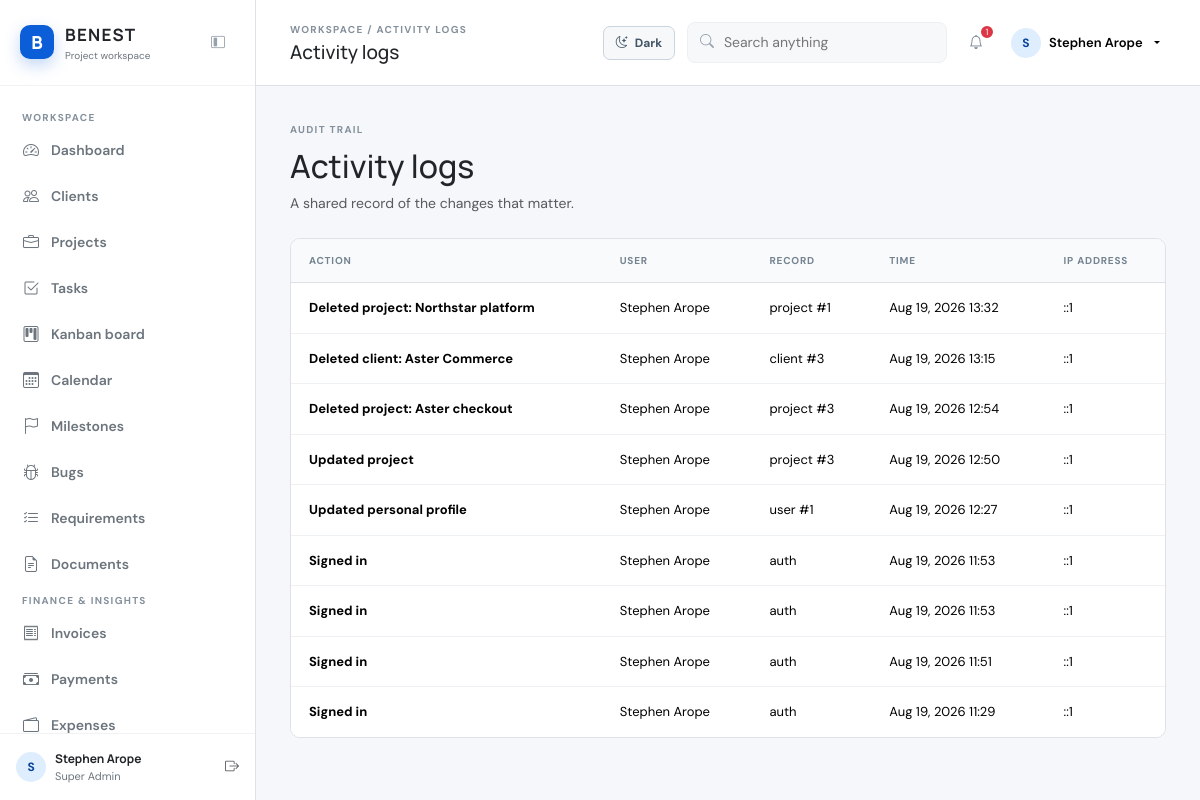
Page /activity-logs.php (signed in) on the committed database.
### tables this page shows
CREATE TABLE `activity_logs` (
  `id` bigint(20) UNSIGNED NOT NULL,
  `user_id` int(10) UNSIGNED DEFAULT NULL,
  `action` varchar(255) NOT NULL,
  `entity_type` varchar(80) NOT NULL,
  `entity_id` int(10) UNSIGNED DEFAULT NULL,
  `ip_address` varchar(45) DEFAULT NULL,
  `created_at` timestamp NOT NULL DEFAULT current_timestamp()
);

CREATE TABLE `users` (
  `id` int(10) UNSIGNED NOT NULL,
  `role_id` int(10) UNSIGNED NOT NULL,
  `name` varchar(120) NOT NULL,
  `email` varchar(190) NOT NULL,
  `password_hash` varchar(255) NOT NULL,
  `status` enum('active','inactive') NOT NULL DEFAULT 'active',
  `created_at` timestamp NOT NULL DEFAULT current_timestamp()
);

### config/config.php (called while the page is built, shortened)
<?php
function e(?string $value): string { return htmlspecialchars($value ?? '', ENT_QUOTES, 'UTF-8'); }
function url(string $path = ''): string { return BASE_URL . '/' . ltrim($path, '/'); }

### includes/auth-check.php (called while the page is built, shortened)
<?php
function current_user(): array { return $_SESSION['user']; }

### activity-logs.php (the view)
<?php $pageTitle='Activity logs'; $activePage='activity-logs'; require_once __DIR__.'/includes/header.php'; $logs=$pdo->query("SELECT a.*,u.name FROM activity_logs a LEFT JOIN users u ON u.id=a.user_id ORDER BY a.created_at DESC LIMIT 40")->fetchAll(); ?><div class="mb-4"><span class="section-kicker">Audit trail</span><h2 class="mt-2">Activity logs</h2><p class="text-muted mb-0">A shared record of the changes that matter.</p></div><div class="table-shell"><div class="table-responsive"><table class="table"><thead><tr><th>Action</th><th>User</th><th>Record</th><th>Time</th><th>IP address</th></tr></thead><tbody><?php foreach($logs as $log): ?><tr><td><span class="table-title"><?= e($log['action']) ?></span></td><td><?= e($log['name']??'System') ?></td><td><?= e($log['entity_type']) ?> <?= $log['entity_id'] ? '#'.e((string)$log['entity_id']) : '' ?></td><td><?= e(date('M d, Y H:i',strtotime($log['created_at']))) ?></td><td><?= e($log['ip_address']??'n/a') ?></td></tr><?php endforeach; ?></tbody></table></div></div><?php require_once __DIR__.'/includes/footer.php'; ?>

### includes/header.php (shortened to what this page needs)
<?php
$pageTitle = $pageTitle ?? 'Dashboard';
$activePage = $activePage ?? 'dashboard';
require_once __DIR__ . '/auth-check.php';
$flashMessages = pull_flash();
$notificationCount = (int) $pdo->query("SELECT COUNT(*) FROM tasks WHERE status <> 'Done' AND due_date <= DATE_ADD(CURDATE(), INTERVAL 7 DAY) AND due_date IS NOT NULL")
	->fetchColumn();
$notificationCount += (int) $pdo->query("SELECT COUNT(*) FROM projects WHERE status NOT IN ('Completed', 'Cancelled') AND due_date <= DATE_ADD(CURDATE(), INTERVAL 30 DAY) AND due_date IS NOT NULL")
	->fetchColumn();
?><!doctype html>
<html lang="en"><head><link href="https://cdn.jsdelivr.net/npm/bootstrap@5.3.3/dist/css/bootstrap.min.css" rel="stylesheet"><link href="https://cdn.jsdelivr.net/npm/bootstrap-icons@1.11.3/font/bootstrap-icons.css" rel="stylesheet"><link href="<?= url('assets/css/app.css') ?>" rel="stylesheet"><link href="<?= url('assets/css/dark-mode.css') ?>" rel="stylesheet"></head><body>
<div class="app-shell"><aside class="sidebar" id="sidebar"><?php require __DIR__ . '/sidebar.php'; ?></aside><main class="main-content"><header class="topbar"><div><p class="eyebrow mb-1">Workspace / <?= e($pageTitle) ?></p><h1 class="page-title mb-0"><?= e($pageTitle) ?></h1></div><div class="topbar-actions"><button class="icon-button theme-toggle" data-theme-toggle type="button" title="Toggle dark mode" aria-label="Toggle dark mode"></button><div class="search-box"><i class="bi bi-search"></i><input id="globalSearch" type="search" placeholder="Search anything"></div><a class="icon-button position-relative" href="<?= url('notifications/') ?>" title="Notifications" aria-label="Notifications"><i class="bi bi-bell"></i><?php if ($notificationCount > 0): ?><span class="notification-count"><?= e((string) min($notificationCount, 99)) ?></span><?php endif; ?></a><div class="dropdown"><button class="profile-chip dropdown-toggle" data-bs-toggle="dropdown"><span class="avatar"><?= e(strtoupper(substr(current_user()['name'], 0, 1))) ?></span><span class="d-none d-md-inline"><?= e(current_user()['name']) ?></span></button><?= e(current_user()['role']) ?><?= url('settings/') ?><?= url('auth/logout.php') ?></div></div></header><?php foreach ($flashMessages as $message): ?><?= e($message['type']) ?> <?= e($message['message']) ?><?php endforeach; ?><div class="page-body">

### includes/sidebar.php
<div class="brand"><div class="brand-mark">B</div><div><strong>BENEST</strong><span>Project workspace</span></div><button class="icon-button sidebar-collapse" data-sidebar-collapse title="Collapse sidebar"><i class="bi bi-layout-sidebar-inset"></i></button></div><nav class="nav-section"><span class="nav-label">Workspace</span><?php $items = [['dashboard','Dashboard','speedometer2'],['clients/','Clients','people'],['projects/','Projects','briefcase'],['tasks/','Tasks','check2-square'],['tasks/kanban.php','Kanban board','kanban'],['calendar.php','Calendar','calendar3'],['milestones/','Milestones','flag'],['bugs/','Bugs','bug'],['requirements/','Requirements','list-check'],['documents/','Documents','file-earmark-text']]; foreach ($items as $item): ?><a class="nav-item <?= $activePage === trim($item[0], '/') ? 'active' : '' ?>" href="<?= url($item[0] === 'dashboard' ? '' : $item[0]) ?>"><i class="bi bi-<?= $item[2] ?>"></i><span><?= e($item[1]) ?></span></a><?php endforeach; ?><span class="nav-label mt-4">Finance & insights</span><?php foreach ([['invoices/','Invoices','receipt'],['payments/','Payments','cash-stack'],['expenses/','Expenses','wallet2'],['reports/','Reports','bar-chart-line'],['notifications/','Notifications','bell'] ] as $item): ?><a class="nav-item" href="<?= url($item[0]) ?>"><i class="bi bi-<?= $item[2] ?>"></i><span><?= e($item[1]) ?></span></a><?php endforeach; ?><span class="nav-label mt-4">System</span><a class="nav-item" href="<?= url('settings/') ?>"><i class="bi bi-gear"></i><span>Settings</span></a><a class="nav-item" href="<?= url('activity-logs.php') ?>"><i class="bi bi-clock-history"></i><span>Activity logs</span></a></nav><div class="sidebar-footer"><div class="user-card"><span class="avatar"><?= e(strtoupper(substr(current_user()['name'], 0, 1))) ?></span><div><strong><?= e(current_user()['name']) ?></strong><small><?= e(current_user()['role']) ?></small></div><a href="<?= url('auth/logout.php') ?>" class="text-muted ms-auto" title="Log out"><i class="bi bi-box-arrow-right"></i></a></div></div>

### includes/footer.php (shortened to what this page needs)
</div></main></div></body></html>

### assets/css/app.css (style rules this page uses)
:root { --blue:#0B5ED7;--dark-blue:#084298;--light-blue:#EAF3FF;--ink:#212529;--muted:#6C757D;--surface:#fff;--canvas:#f5f7fa;--border:#DEE2E6;--green:#198754;--amber:#d97706;--red:#dc3545;--shadow:0 12px 34px rgba(27,48,72,.08) }
* { box-sizing:border-box }
body { margin:0;background:var(--canvas);color:var(--ink);font-family:'DM Sans',sans-serif;font-size:14px }
h1,h2,h3,h4,strong,.brand strong { font-family:'Manrope',sans-serif }
a { color:inherit;text-decoration:none }
.app-shell { display:flex;min-height:100vh }
.sidebar { width:256px;background:#fff;border-right:1px solid var(--border);display:flex;flex-direction:column;position:fixed;inset:0 auto 0 0;z-index:20;transition:width .2s ease }
.main-content { margin-left:256px;min-width:0;flex:1;transition:margin .2s ease }
.brand { height:86px;padding:22px 20px;display:flex;align-items:center;gap:11px;border-bottom:1px solid #f0f2f4 }
.brand strong { font-size:17px;letter-spacing:.07em;display:block }
.brand span { font-size:10px;color:var(--muted);display:block }
.brand-mark { width:34px;height:34px;border-radius:10px;background:var(--blue);color:#fff;display:grid;place-items:center;font:800 18px 'Manrope';box-shadow:0 6px 16px rgba(11,94,215,.25) }
.sidebar-collapse { margin-left:auto!important;color:#98a2ad!important }
.nav-section { padding:20px 12px;overflow:auto }
.nav-label,.section-kicker,.eyebrow { font-size:10px;letter-spacing:.13em;text-transform:uppercase;color:#84909c;font-weight:700 }
.nav-label { padding:0 10px 8px }
.nav-item { display:flex;align-items:center;gap:12px;padding:10px 11px;margin:2px 0;color:#6c757d;border-radius:7px;font-weight:600 }
.nav-item i { font-size:16px }
.sidebar-footer { margin-top:auto;padding:16px;border-top:1px solid #f0f2f4 }
.user-card { display:flex;align-items:center;gap:9px }
.user-card strong,.user-card small { display:block }
.user-card strong { font-size:12px }
.user-card small { font-size:11px;color:var(--muted) }
.avatar { width:30px;height:30px;display:inline-grid;place-items:center;border-radius:50%;background:#dfeeff;color:var(--dark-blue);font-weight:700;font-size:12px }
.topbar { height:86px;background:#fff;border-bottom:1px solid var(--border);padding:0 34px;display:flex;align-items:center;justify-content:space-between;gap:20px }
.page-title { font-size:19px }
.topbar-actions,.quick-actions { display:flex;align-items:center;gap:12px }
.search-box { width:260px;background:#f6f8fa;border:1px solid #edf0f2;border-radius:8px;padding:8px 12px;display:flex;gap:8px;color:#9aa4af }
.search-box input { border:0;background:transparent;outline:0;width:100%;font:inherit }
.icon-button { border:0;background:transparent;color:#778491;width:34px;height:34px;display:grid;place-items:center;border-radius:7px }
.notification-count { position:absolute;top:-2px;right:-2px;background:var(--red);color:#fff;font-size:9px;width:16px;height:16px;border-radius:50%;display:grid;place-items:center;border:2px solid #fff }
.profile-chip { border:0;background:transparent;display:flex;align-items:center;gap:8px;font:600 13px 'DM Sans' }
.page-body { padding:32px 34px 48px;max-width:1600px;margin:0 auto }
.table-shell { background:#fff;border:1px solid var(--border);border-radius:10px;overflow:hidden }
.table { margin:0 }
.table th { background:#f8fafb;color:#758391;font-size:10px;text-transform:uppercase;letter-spacing:.08em;padding:14px 18px;border-bottom:1px solid var(--border) }
.table td { padding:15px 18px;vertical-align:middle;border-color:#eef1f3;font-size:13px }
.table tr:last-child td { border-bottom:0 }
.table-title { font-weight:700 }

### assets/css/dark-mode.css (style rules this page uses)
.theme-toggle { width:auto;min-width:72px;padding:0 10px;display:flex;align-items:center;justify-content:center;gap:7px;border:1px solid #cbd5df;background:#f6f8fa;color:#435466;font-size:12px;font-weight:700 }

### rows in the picture
activity_logs: action "Deleted project: Northstar platform", user.name "Stephen Arope", entity_type "project", entity "1", created_at "Aug 19, 2026 13:32", ip_address "::1"
activity_logs: action "Deleted client: Aster Commerce", user.name "Stephen Arope", entity_type "client", entity "3", created_at "Aug 19, 2026 13:15", ip_address "::1"
activity_logs: action "Deleted project: Aster checkout", user.name "Stephen Arope", entity_type "project", entity "3", created_at "Aug 19, 2026 12:54", ip_address "::1"
activity_logs: action "Updated project", user.name "Stephen Arope", entity_type "project", entity "3", created_at "Aug 19, 2026 12:50", ip_address "::1"
activity_logs: action "Updated personal profile", user.name "Stephen Arope", entity_type "user", entity "1", created_at "Aug 19, 2026 12:27", ip_address "::1"
activity_logs: action "Signed in", user.name "Stephen Arope", entity_type "auth", created_at "Aug 19, 2026 11:53", ip_address "::1"
activity_logs: action "Signed in", user.name "Stephen Arope", entity_type "auth", created_at "Aug 19, 2026 11:53", ip_address "::1"
activity_logs: action "Signed in", user.name "Stephen Arope", entity_type "auth", created_at "Aug 19, 2026 11:51", ip_address "::1"
activity_logs: action "Signed in", user.name "Stephen Arope", entity_type "auth", created_at "Aug 19, 2026 11:29", ip_address "::1"

### other values in the picture
$item[1] "Dashboard"
$item[1] "Clients"
$item[1] "Projects"
$item[1] "Tasks"
$item[1] "Kanban board"
$item[1] "Calendar"
$item[1] "Milestones"
$item[1] "Bugs"
$item[1] "Requirements"
$item[1] "Documents"
$item[1] "Invoices"
$item[1] "Payments"
$item[1] "Expenses"
substr(current_user()['name'], 0, 1) "S"
current_user()['name'] "Stephen Arope"
